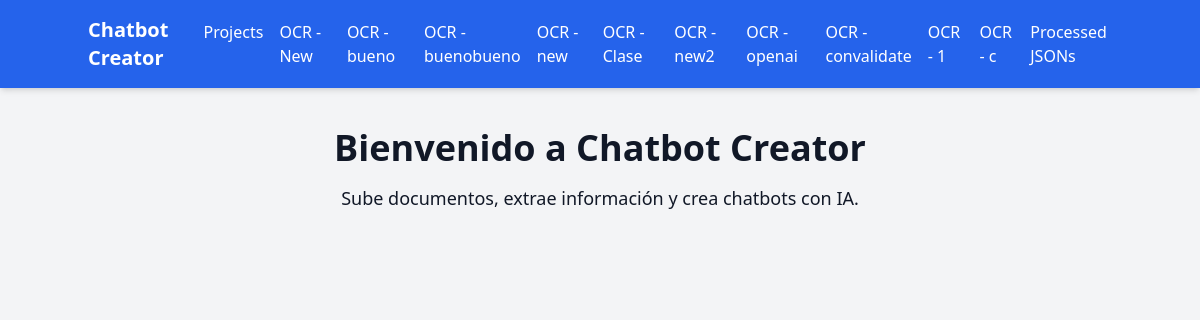
The page / on the database its author committed.
### projects/models.py (models this page shows, shortened)
class Project(models.Model):
    id = models.UUIDField(primary_key=True, default=uuid.uuid4, editable=False)
    name = models.CharField(max_length=255, unique=True)
    description = models.TextField(blank=True, null=True)
    created_at = models.DateTimeField(auto_now_add=True)
    json_file = models.OneToOneField(GeneratedJSON, on_delete=models.SET_NULL, null=True, blank=True, related_name="project")
    documents = models.ManyToManyField(UploadedPDF, related_name="projects")
    azure_project_id = models.CharField(max_length=255, blank=True, null=True)  # ID en Azure

### core/views.py (the view)
# urls.py: 2. Add a URL to urlpatterns:  path('', views.home, name='home')
def home(request):
    projects = Project.objects.all()  # O usa un filtro según usuario si hay autenticación
    return render(request, "home.html", {"projects": projects})

### core/templates/home.html (shortened to what this page needs)
{% extends 'base.html' %}
{% block content %}
    <h1 class="text-4xl font-bold">Bienvenido a Chatbot Creator</h1>
    <p class="text-lg mt-4">Sube documentos, extrae información y crea chatbots con IA.</p>
{% endblock %}

### theme/templates/base.html (shortened to what this page needs)
{% load static %}
<!DOCTYPE html>
<html lang="es">
<head>
    <link href="{% static 'css/dist/styles.css' %}" rel="stylesheet">
</head>
<body class="bg-gray-100 text-gray-900">
    <nav class="bg-blue-600 p-4 shadow-md">
        <div class="container mx-auto flex justify-between items-center">
            <a href="{% url 'home' %}" class="text-white text-xl font-bold">Chatbot Creator</a>
            <ul class="flex space-x-4">
                <li><a href="{% url 'projects:list' %}" class="text-white hover:underline">Projects</a></li>
                {% for project in projects %}
                    <li><a href="{% url 'ocr:upload' project_id=project.id %}" class="text-white hover:underline">OCR - {{ project.name }}</a></li>
                {% endfor %}
                <li><a href="{% url 'openai_processing:json-files' %}" class="text-white hover:underline">Processed JSONs</a></li>
            </ul>
        </div>
    </nav>
    <div class="container mx-auto mt-10 text-center">
        {% block content %}{% endblock %}
    </div>
</body>
</html>

### rows shown on the page
Project: name "New"
Project: name "bueno"
Project: name "buenobueno"
Project: name "new"
Project: name "Clase"
Project: name "new2"
Project: name "openai"
Project: name "convalidate"
Project: name "1"
Project: name "c"
